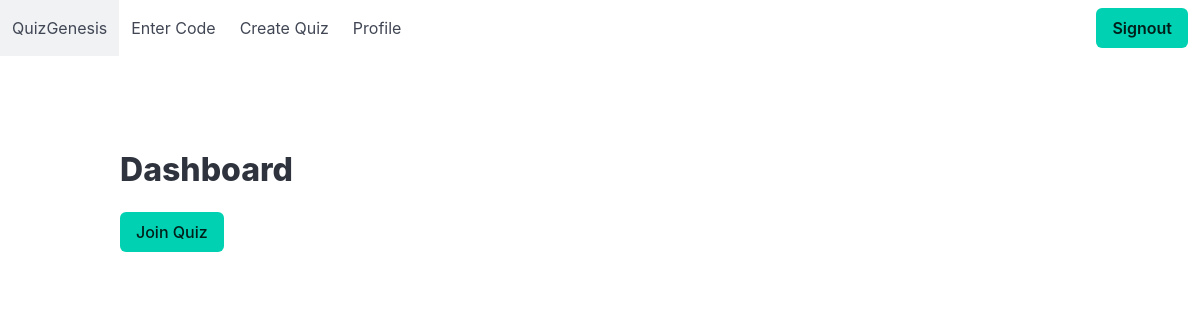
Before: /quiz/ (signed in) with the older database file.
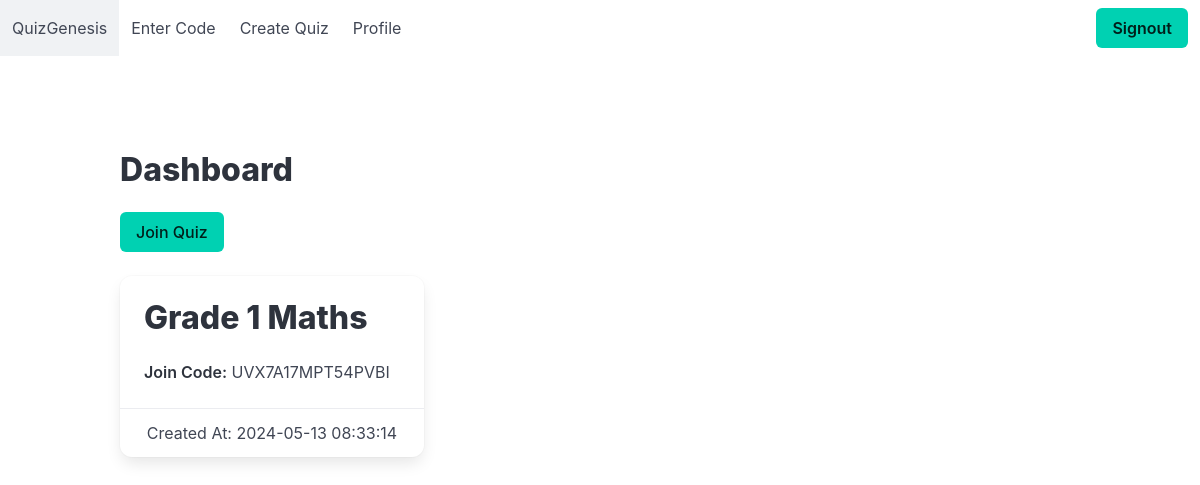
After: the same page with the newer database file.
### website/models.py (models this page shows)
class Quiz(db.Model):
  id = db.Column(db.Integer, primary_key=True, autoincrement=True)
  name = db.Column(db.String(255), nullable=False)
  join_code = db.Column(db.String(16), unique=True, nullable=False)
  creator_id = db.Column(db.Integer, db.ForeignKey('user.id'))
  created_at = db.Column(db.DateTime(timezone=True), default=func.now())

### website/quiz.py (the view)
@quiz.route('/')
@login_required
def index():
    quiz = Quiz.query.filter_by(creator_id=current_user.id).all()
    if quiz:
        print(quiz)
        print(current_user.id)
    return render_template('quiz/index.html', user=current_user, quizzes=quiz)

### website/__init__.py (called while the page is built)
def create_app():
    app = Flask(__name__)
    app.config['SECRET_KEY'] = os.getenv("SECRET_KEY") #Encrypts Cookies and Sessions
    app.config['SQLALCHEMY_DATABASE_URI'] = f'sqlite:///{os.getenv("DB_NAME")}'
    db.init_app(app)
    from .views import views
    from .auth import auth
    from .quiz import quiz
    app.register_blueprint(views, url_prefix='/')
    app.register_blueprint(auth, url_prefix='/')
    app.register_blueprint(quiz, url_prefix='/quiz')
    from .models import User, Quiz, Question, Result
    create_database(app)
    login_manager = LoginManager()
    login_manager.login_view = 'auth.login'
    login_manager.init_app(app)
    @login_manager.user_loader
    def load_user(id):
        return User.query.get(int(id))
    return app

### website/templates/quiz/index.html
{% extends 'layouts.html' %}
{% block main %}
<section class="section">
    <div class="container">
        <h1 class="title">Dashboard</h1>
        <a href="/quiz/join" class="button is-primary mb-5">Join Quiz</a>
        <div class="columns is-multiline">
            {% for quiz in quizzes %}
            <div class="column is-one-third">
                <div class="card">
                    <div class="card-content">
                        <p class="title">{{ quiz.name }}</p>
                        <p><strong>Join Code:</strong> {{ quiz.join_code }}</p>
                    </div>
                    <div class="card-footer">
                        <p class="card-footer-item">Created At: {{ quiz.created_at }}</p>
                    </div>
                </div>
            </div>
            {% endfor %}
        </div>
    </div>
</section>
{% endblock %}

Changed rows visible on the page:
added Quiz: name "Grade 1 Maths", join_code "UVX7A17MPT54PVBI", created_at "2024-05-13 08:33:14"
